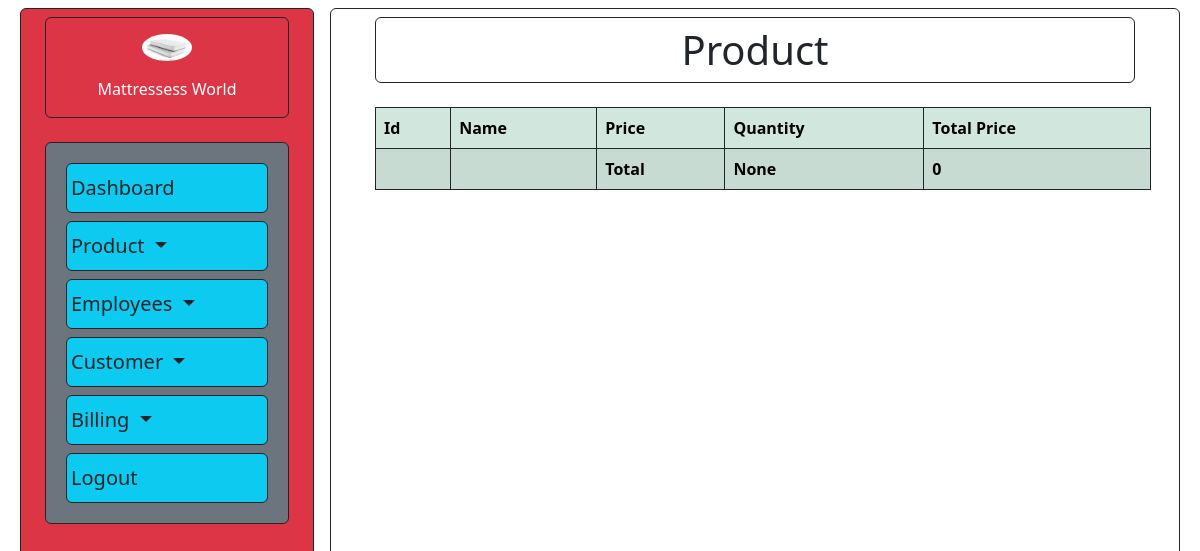
The page /product/ (signed in) on the database as committed earlier.
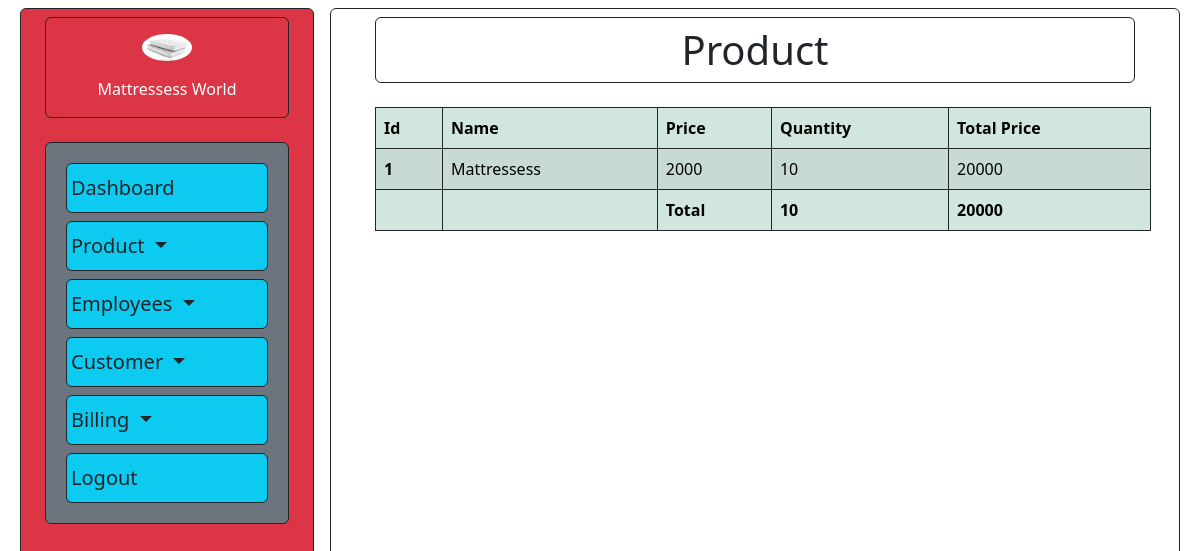
The same page on the database as committed later.
### app/models.py (models this page shows, shortened)
class Product(models.Model):
    product_id = models.AutoField(primary_key=True)
    product_name = models.CharField(max_length=100)
    description = models.TextField()
    price = models.IntegerField()
    quantity = models.IntegerField()
    timestamp = models.DateTimeField(auto_now_add=True)
    def total_price(self):
        return self.price*self.quantity

### app/views.py (the view)
# urls.py: path('product/',views.product,name='product'),
@login_required(login_url='login')
def product(request):
    product = Product.objects.all()
    total_quantity = Product.objects.aggregate(total_quantity=models.Sum('quantity')).get('total_quantity', 0)
    total_price_sum = sum(product.total_price() for product in product)
    return render(request,'products.html',context={'product':product, 'total_quantity': total_quantity, 'total_price_sum':total_price_sum})

### templates/products.html (shortened to what this page needs)
{% extends 'base.html' %}
{% load static %}
{% block body %}
<div class="container">
    <h1 class="font-weight-bold text-center m-2 p-2 border border-dark rounded">Product</h1>
    <table class="table table-success table-striped table-bordered border-dark m-2 mt-4">
        <thead>
          <tr>
            <th scope="col">Id</th>
            <th scope="col">Name</th>
            <th scope="col">Price</th>
            <th scope="col">Quantity</th>
            <th scope="col">Total Price</th>
          </tr>
        </thead>
        <tbody>
          {% for p in product %}
          <tr>
            <th scope="row">{{p.product_id}}</th>
            <td>{{p.product_name}}</td>
            <td>{{p.price}}</td>
            <td>{{p.quantity}}</td>
            <td>{{p.total_price}}</td>
          </tr>
          {% endfor %}
          <tr>
            <th></th>
            <th></th>
            <th>Total</th>
            <th>{{ total_quantity }}</th>
            <th>{{ total_price_sum }}</th>
          </tr>
        </tbody>
      </table>
</div>
{% endblock body %}

Rows that differ between the two databases and show on the page:
added Product: product_id "1", product_name "Mattressess", price "2000", quantity "10", total_price "20000"
Other text that changed with them:
{{ total_quantity }}: "None" → "10"
{{ total_price_sum }}: "0" → "20000"
